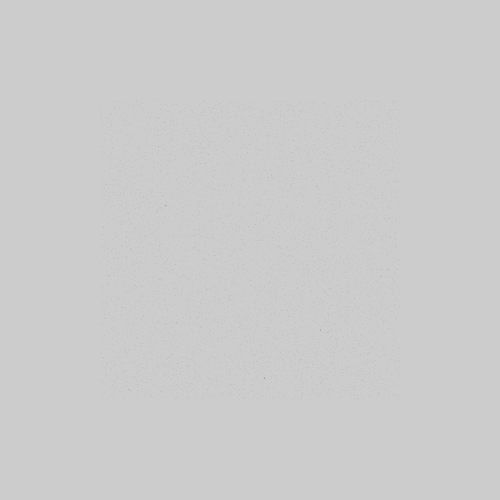
Frame 1 (no input)
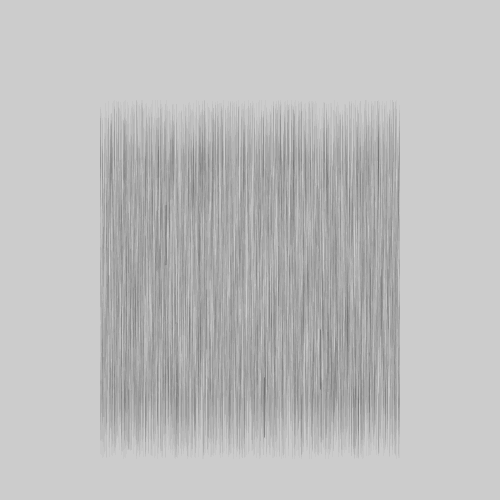
Frame 60 (the mouse pressed at the canvas centre just before this capture)
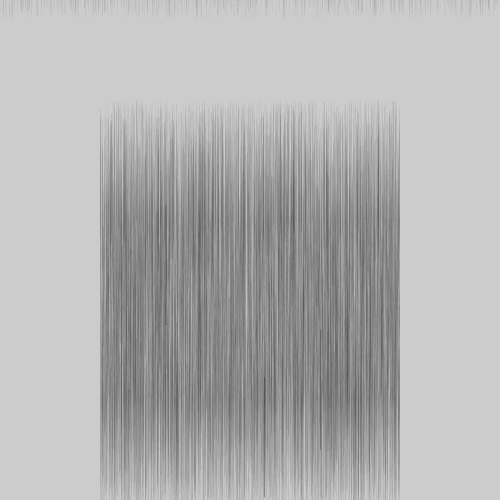
Frame 120 (the mouse held since frame 60 and released just before this capture)

The Processing sketch that drew these frames (run headless with seeded random() and noise(); from frame 60 on, the mouse is pressed at the canvas centre):

// Processing sketch: arreglo_2D
// ── arreglo_2D.pde

int numPuntos = 10000;
float[][] cord = new float[numPuntos][2]; // coordenadas
float[] coso;
float margen = 100;

void setup() {
  size(500, 500);
  for (int i = 0; i < numPuntos; i++) {
    cord[i][0] = random(margen, width - margen);
    cord[i][1] = random(margen, height - margen);
  }
  strokeWeight(.25);
}

void draw() {
  for (int i = 0; i < numPuntos; i++) {
    point(cord[i][0], cord[i][1]);
    cord[i][1] += 1;
    if (cord[i][1] > height) {
      cord[i][1] = 0;
      cord[i][0] = random(width);
    }
  }
}
